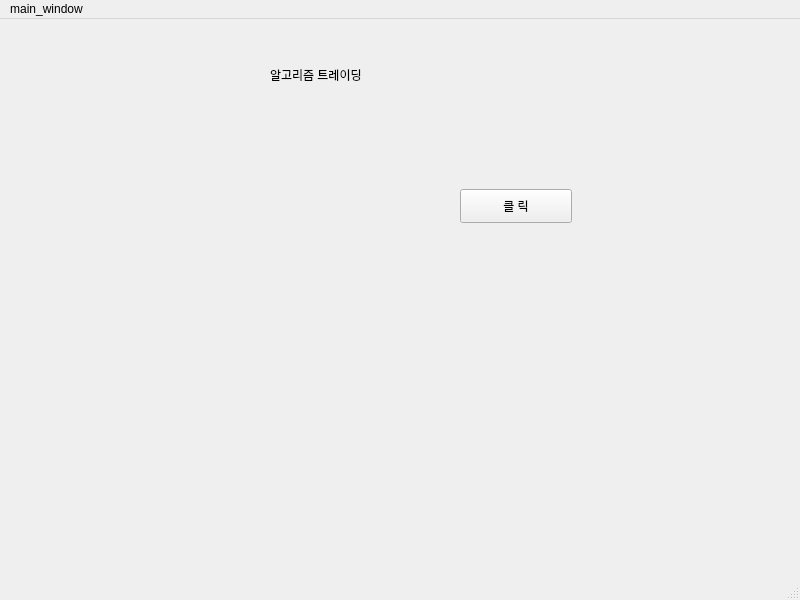
<?xml version="1.0" encoding="UTF-8"?>
<ui version="4.0">
 <class>MainWindow</class>
 <widget class="QMainWindow" name="MainWindow">
  <property name="geometry">
   <rect>
    <x>0</x>
    <y>0</y>
    <width>800</width>
    <height>600</height>
   </rect>
  </property>
  <property name="windowTitle">
   <string>MainWindow</string>
  </property>
  <widget class="QWidget" name="centralwidget">
   <widget class="QLabel" name="label">
    <property name="geometry">
     <rect>
      <x>270</x>
      <y>30</y>
      <width>171</width>
      <height>51</height>
     </rect>
    </property>
    <property name="text">
     <string>알고리즘 트레이딩</string>
    </property>
   </widget>
   <widget class="QPushButton" name="pushButton">
    <property name="geometry">
     <rect>
      <x>460</x>
      <y>170</y>
      <width>112</width>
      <height>34</height>
     </rect>
    </property>
    <property name="text">
     <string>클 릭</string>
    </property>
   </widget>
  </widget>
  <widget class="QMenuBar" name="menubar">
   <property name="geometry">
    <rect>
     <x>0</x>
     <y>0</y>
     <width>800</width>
     <height>31</height>
    </rect>
   </property>
   <widget class="QMenu" name="menumain_window">
    <property name="title">
     <string>main_window</string>
    </property>
   </widget>
   <addaction name="menumain_window"/>
  </widget>
  <widget class="QStatusBar" name="statusbar"/>
 </widget>
 <resources/>
 <connections/>
</ui>
